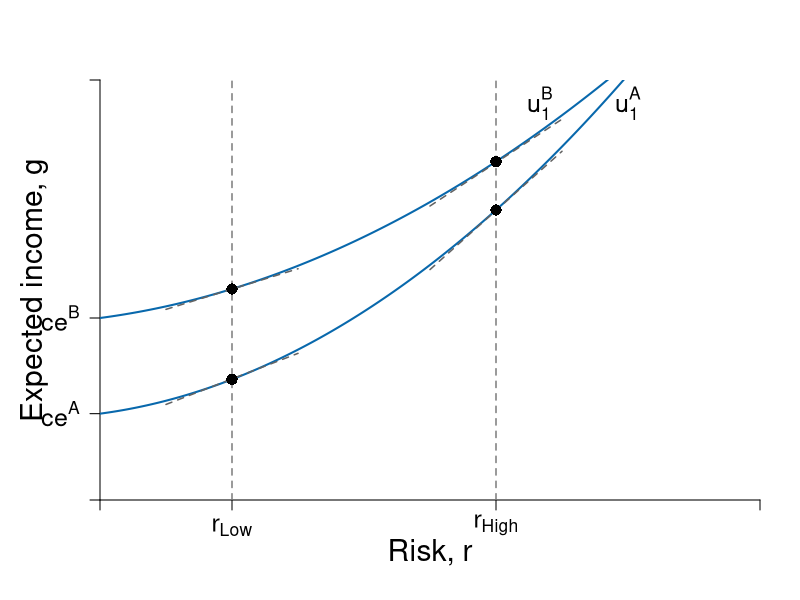

Recreate this plot in R.
require(ggplot2)
require(shape)
pdf(file = "capitalism/risks_low_very.pdf", width = 9, height = 7)

#Set parameters for graphics
axislabelsize <- 1.8
labelsize <- 1.5
namesize <- 1.8
annotatesize <- 1.5
graphlinewidth <- 2
segmentlinewidth <- 1.5
a <- c(2, 4, 6)


COL <- c("#7fc97f", "#beaed4", "#fdc086", "#ffff99", "#386cb0", "#f0027f", "#bf5b17", "#666666")
COLA <- c("#e0f3db", "#99d8c9","#66c2a4","#41ae76", "#238b45", "#005824")
COLB <- c("#c6dbef", "#4eb3d3", "#2b8cbe", "#0868ac","#084081")
COLC <- c("#fcfbfd", "#efedf5", "#dadaeb", "#bcbddc", "#9e9ac8", "#807dba", "#6a51a3", "#54278f", "#3f007d")
grays <- gray.colors(25, start = 1, end = 0)

par(mar =  c(5, 5, 4, 2))
xlims <- c(0, 15)
ylims <- c(0, 18)

riskreturn <- function(g, int1 = 14, int2 = 4, coeff = 1/3){
  int1 - (int2 - (coeff)*g)^2
}

uA <- function(omega, g, slope = 0.5){
  omega + omega*g  - slope*g^2
}

indiffA <- function(g, intercept = 3.7, slope1 = 0.25, slope2 = 0.08){
  intercept  + slope1*g + slope2*g^2
}

slopeA <- function(g, slope1 = 0.25, slope2 = 0.08){
  slope1 + 2*slope2*g
}
 
tangentline <- function(g, intercept = 1, slope = 2){
  intercept + slope*g
}
 
indiffA2 <- function(g, intercept = 7.8, slope1 = 0.25, slope2 = 0.055){
  intercept  + slope1*g + slope2*g^2
}

slopeA2 <- function(g, slope1 = 0.25, slope2 = 0.055){
  slope1 + 2*slope2*g
}

tangentline2 <- function(g, intercept = 1, slope = 2){
  intercept + slope*g
}

#Plot command 
plot(0, 0, xlim = xlims, ylim = ylims, 
     type = "n",
     xlab = expression(paste("")),
     ylab = expression(paste("")), 
     axes = FALSE,
     # xlab = expression(paste("Bob's Payoff, ", u^B)),
     # ylab = expression(paste("Alfredo's Payoff, ", u^A)),
     #xaxt = "n", 
     #yaxt = "n", 
     cex.lab = axislabelsize, 
     bty = "n", 
     xaxs="i", 
     yaxs="i"
)


#Customize ticks and labels for the plot
# ticksy <- seq(ylims[1], ylims[2], 3)
# ylabels <- seq(ylims[1], ylims[2], 3)
# ticksx <- seq(xlims[1], xlims[2], 5)
# xlabels <- seq(xlims[1], xlims[2], 5)
ticksx <- c(0, 3, 9, xlims[2])
xlabels <- c(NA, expression(paste(r[Low])), expression(paste(r[High])), NA)
ticksy <- c(0, 3.7, 7.8, ylims[2])
ylabels <- c(NA, expression(paste(ce^A)), expression(paste(ce^B)), NA)

axis(1, at = ticksx, pos = 0, labels = xlabels, cex.axis  = labelsize)
axis(2, at = ticksy, pos = 0, labels = ylabels, las = 1, cex.axis  = labelsize)

#Axis labels and draw linear utility function
mtext(expression(paste("Risk, ", r)), side = 1, line = 2.5, cex = axislabelsize)
text(-1.5, 0.5*ylims[2], expression(paste("Expected income, ", g)), xpd = TRUE, cex = axislabelsize, srt = 90) 


npts <- 500 
xx1 <- seq(xlims[1], xlims[2], length.out = npts)
xx2 <- seq(1.5, 4.5, length.out = npts)
xx3 <- seq(7.5, 10.5, length.out = npts)

#lines(xx1, riskreturn(xx1), col = COLA[4], lwd = graphlinewidth, lty = 1)
lines(xx1, indiffA2(xx1, intercept = 3.7, slope2 = 0.08), col = COLB[4], lwd = graphlinewidth, lty = 1)
lines(xx1, indiffA2(xx1, intercept = 7.8, slope2 = 0.055), col = COLB[4], lwd = graphlinewidth, lty = 1)


#lines(xx1, indiffA(xx1, intercept = 4.4), col = COLB[3], lwd = graphlinewidth, lty = 1)
lines(xx2, tangentline(xx2, intercept = 3, slope = slopeA(g = 3)), col = grays[22], lwd = segmentlinewidth, lty = 2)
lines(xx3, tangentline(xx3, intercept = -2.8, slope = slopeA(g = 9)), col = grays[22], lwd = segmentlinewidth, lty = 2)
#lines(xx1, indiffA2(xx1, intercept = 7.1), col = COLB[5], lwd = graphlinewidth, lty = 1)
lines(xx2, tangentline2(xx2, intercept = 7.3, slope = slopeA2(g = 3)), col = grays[22], lwd = segmentlinewidth, lty = 2)
lines(xx3, tangentline(xx3, intercept = 3.3, slope = slopeA2(g = 9)), col = grays[22], lwd = segmentlinewidth, lty = 2)

segments(3, 0, 3, ylims[2], lty = 2, col = grays[20], lwd = segmentlinewidth)
segments(9, 0, 9, ylims[2], lty = 2, col = grays[20], lwd = segmentlinewidth)

#Add points a, b, c and c
# segments(5.6, 0, 5.6, riskreturn(g = 5.6), lty = 2, col = "gray", lwd = segmentlinewidth)
# segments(0, riskreturn(g = 5.6), 5.6, riskreturn(g = 5.6), lty = 2, col = "gray", lwd = segmentlinewidth)
points(3, indiffA(g = 3), pch = 16, col = "black", cex = 1.5)
points(9, indiffA(g = 9), pch = 16, col = "black", cex = 1.5)

points(3, indiffA2(g = 3), pch = 16, col = "black", cex = 1.5)
points(9, indiffA2(g = 9), pch = 16, col = "black", cex = 1.5)

#text(5.6 + 0.25, riskreturn(g = 5.6) - 0.3, expression(A), cex = labelsize)


# segments(7.5, 0, 7.5, riskreturn(g = 7.5) , lty = 2, col = "gray", lwd = segmentlinewidth)
# segments(0, riskreturn(g = 7.5) , 7.5, riskreturn(g = 7.5) , lty = 2, col = "gray", lwd = segmentlinewidth)
# points(7.5, riskreturn(g = 7.5) , pch = 16, col = "black", cex = 1.5)
# text(7.5 + 0.25, riskreturn(g = 8) - 1, expression(B), cex = labelsize)

#Segment for next best wage offer
#segments(0, 5.75, xlims[2], 5.75, lty = 2, col = "gray", lwd = segmentlinewidth)





#Label risk return schedule
#text(14, riskreturn(g = 14) - 1, expression(paste(g(r) - bar(rho)*K) ), cex = labelsize)

#Label value functions
text(12, 17, expression(u[1]^A), cex = labelsize)
#text(10.1, 17, expression(u[2]^B), cex = labelsize)
text(10, 17, expression(u[1]^B), cex = labelsize)
#text(7.2, 17, expression(u[2]^A), cex = labelsize)


dev.off()
